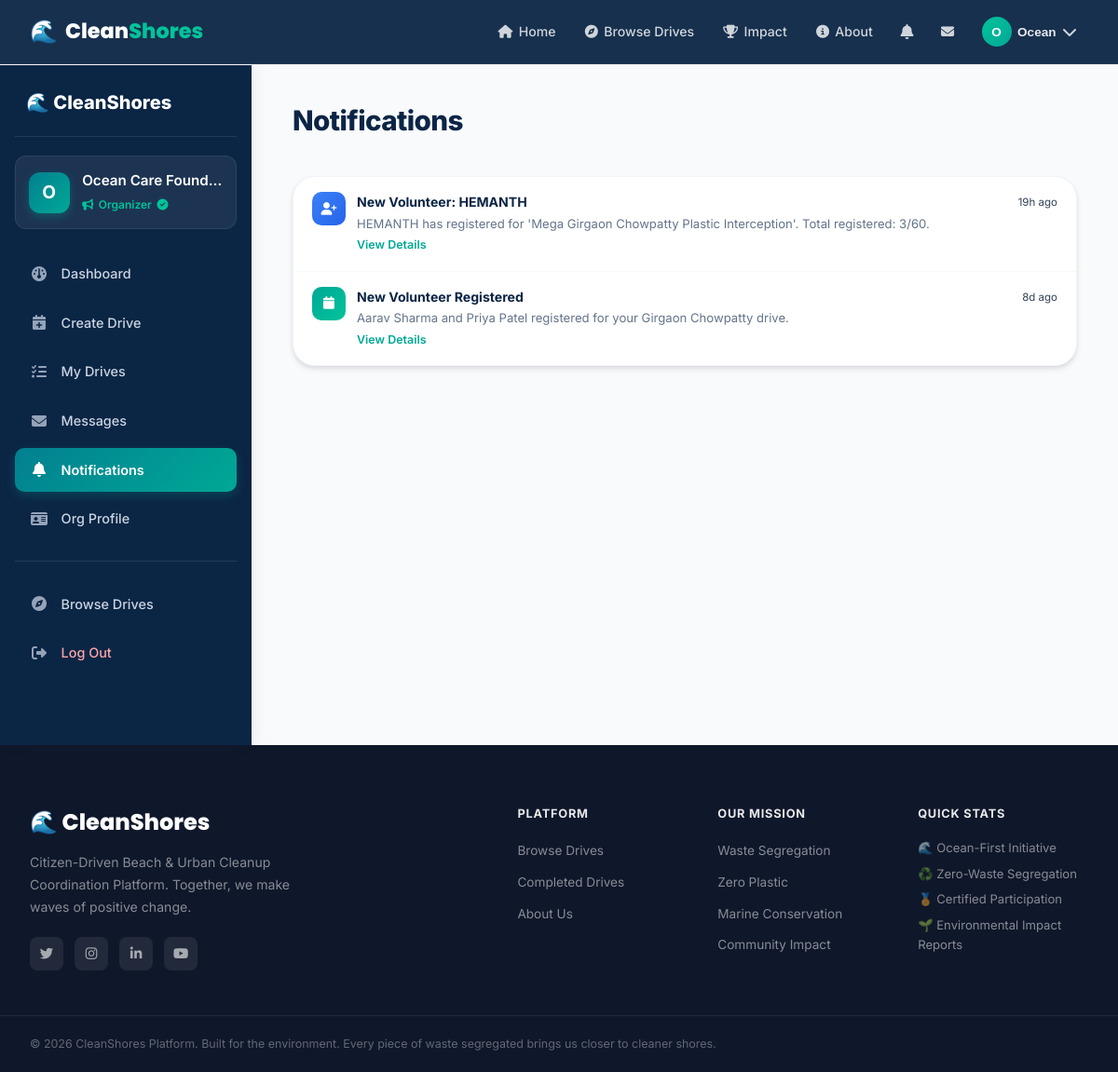
The page /organizer/notifications (signed in) on the database its author committed.
### models/user.py (models this page shows, shortened)
class User(db.Model):
    __tablename__ = 'users'
    id = db.Column(db.Integer, primary_key=True)
    username = db.Column(db.String(80), unique=True, nullable=False, index=True)
    email = db.Column(db.String(120), unique=True, nullable=False, index=True)
    password_hash = db.Column(db.String(255), nullable=False)
    full_name = db.Column(db.String(120), nullable=False)
    phone = db.Column(db.String(20), nullable=True)
    role = db.Column(db.String(20), nullable=False, default='volunteer')  # 'organizer', 'volunteer', 'admin'
    profile_pic = db.Column(db.String(255), nullable=True)
    bio = db.Column(db.Text, nullable=True)
    location = db.Column(db.String(120), nullable=True)
    college_or_org = db.Column(db.String(150), nullable=True)
    skills_interests = db.Column(db.String(255), nullable=True)  # e.g., 'Waste Segregation, First Aid, Photography'
    is_active = db.Column(db.Boolean, default=True)
    created_at = db.Column(db.DateTime, default=datetime.utcnow)
    drives_organized = db.relationship('Drive', backref='organizer', lazy='dynamic', cascade='all, delete-orphan')
    participations = db.relationship('Participation', backref='volunteer', lazy='dynamic', cascade='all, delete-orphan')
    verification = db.relationship('OrganizerVerification', foreign_keys='OrganizerVerification.user_id', backref='user', uselist=False, cascade='all, delete-orphan')
    notifications = db.relationship('Notification', backref='user', lazy='dynamic', cascade='all, delete-orphan')
    sent_messages = db.relationship('Message', foreign_keys='Message.sender_id', backref='sender', lazy='dynamic')
    received_messages = db.relationship('Message', foreign_keys='Message.recipient_id', backref='recipient', lazy='dynamic')
    @property
    def is_verified(self):
        if self.role in ('admin', 'organizer'):
            return True
        return False

### models/notification.py (models this page shows, shortened)
class Notification(db.Model):
    __tablename__ = 'notifications'
    id = db.Column(db.Integer, primary_key=True)
    user_id = db.Column(db.Integer, db.ForeignKey('users.id', ondelete='CASCADE'), nullable=False)
    title = db.Column(db.String(150), nullable=False)
    message = db.Column(db.Text, nullable=False)
    link = db.Column(db.String(255), nullable=True)
    notification_type = db.Column(db.String(50), default='system')  # 'registration', 'drive_update', 'verification', 'message', 'certificate'
    is_read = db.Column(db.Boolean, default=False)
    created_at = db.Column(db.DateTime, default=datetime.utcnow)

### routes/organizer.py (the view)
@organizer_bp.route('/notifications')
@organizer_only
def notifications():
    user = get_current_user()
    notifs = Notification.query.filter_by(user_id=user.id).order_by(Notification.created_at.desc()).all()
    for n in notifs:
        n.is_read = True
    db.session.commit()
    return render_template('organizer/notifications.html', user=user, notifications=notifs)

### routes/auth.py (called while the page is built)
def get_current_user():
    if 'user_id' in session:
        return User.query.get(session['user_id'])
    return None

### routes/organizer.py (called while the page is built)
def organizer_only(f):
    from functools import wraps
    @wraps(f)
    def decorated(*args, **kwargs):
        if 'user_id' not in session or session.get('role') != 'organizer':
            flash('Organizer access only.', 'danger')
            return redirect(url_for('main.index'))
        return f(*args, **kwargs)
    return decorated

### templates/organizer/notifications.html (shortened to what this page needs)
{% extends "base.html" %}
{% block body_class %}dashboard-page{% endblock %}
{% block content %}
<div class="dashboard-layout">
    {% include 'organizer/_sidebar.html' %}
    <div class="dashboard-main">
        <div class="dashboard-topbar">
            <h1 class="dashboard-page-title">Notifications</h1>
        </div>
        {% if notifications %}
        <div class="notif-list notif-list-full">
            {% for n in notifications %}
            <div class="notif-item {% if not n.is_read %}notif-unread{% endif %} notif-item-{{ n.notification_type }}">
                <div class="notif-item-icon">
                    <i class="fa-solid {{ {'registration': 'fa-user-plus', 'drive_update': 'fa-calendar', 'verification': 'fa-shield-halved', 'message': 'fa-envelope', 'certificate': 'fa-award', 'system': 'fa-bell'}.get(n.notification_type, 'fa-bell') }}"></i>
                </div>
                <div class="notif-item-body">
                    <strong>{{ n.title }}</strong>
                    <p>{{ n.message }}</p>
                    {% if n.link %}<a href="{{ n.link }}" class="notif-action-link">View Details</a>{% endif %}
                </div>
                <div class="notif-item-time">{{ n.created_at | timesince }}</div>
            </div>
            {% endfor %}
        </div>
        {% else %}
        <div class="empty-state"><div class="empty-icon">🔔</div><h3>All caught up!</h3><p>No notifications to show.</p></div>
        {% endif %}
    </div>
</div>
{% endblock %}

### templates/base.html (shortened to what this page needs)
<!DOCTYPE html>
<html lang="en">
<head>
    <link rel="stylesheet" href="https://cdnjs.cloudflare.com/ajax/libs/font-awesome/6.5.0/css/all.min.css">
    <link rel="stylesheet" href="{{ url_for('static', filename='css/style.css') }}">
    <link rel="stylesheet" href="{{ url_for('static', filename='css/dashboard.css') }}">
    <link rel="stylesheet" href="{{ url_for('static', filename='css/responsive.css') }}">
</head>
<body class="{% block body_class %}{% endblock %}">
<nav class="cs-nav" id="mainNav">
    <div class="nav-container">
        <a href="{{ url_for('index') }}" class="nav-brand">
            <span class="brand-icon">🌊</span>
            <span class="brand-text">Clean<span class="brand-accent">Shores</span></span>
        </a>
        <div class="nav-links" id="navLinks">
            <a href="{{ url_for('index') }}" class="nav-link {% if request.endpoint == 'index' %}active{% endif %}">
                <i class="fa-solid fa-house"></i> Home
            </a>
            <a href="{{ url_for('drives.browse_drives') }}" class="nav-link {% if 'browse' in (request.endpoint or '') %}active{% endif %}">
                <i class="fa-solid fa-compass"></i> Browse Drives
            </a>
            <a href="{{ url_for('drives.completed_drives') }}" class="nav-link">
                <i class="fa-solid fa-trophy"></i> Impact
            </a>
            <a href="{{ url_for('about') }}" class="nav-link {% if request.endpoint == 'about' %}active{% endif %}">
                <i class="fa-solid fa-circle-info"></i> About
            </a>
            {% if current_user %}
                <div class="nav-notification" id="notifDropdown">
                    <button class="notif-btn" onclick="toggleNotifDropdown()">
                        <i class="fa-solid fa-bell"></i>
                    </button>
                </div>
                {% if current_user.role == 'organizer' %}
                <a href="{{ url_for('organizer.messages') }}" class="nav-link nav-icon-link">
                    <i class="fa-solid fa-envelope"></i>
                </a>
                {% elif current_user.role == 'volunteer' %}
                <a href="{{ url_for('volunteer.messages') }}" class="nav-link nav-icon-link">
                    <i class="fa-solid fa-envelope"></i>
                    {% if unread_messages > 0 %}<span class="notif-badge">{{ unread_messages }}</span>{% endif %}
                </a>
                {% endif %}
                <div class="nav-user-menu" id="userMenu">
                    <button class="user-btn" onclick="toggleUserMenu()">
                        <div class="user-avatar">{{ current_user.full_name[0].upper() }}</div>
                        <span class="user-name-short">{{ current_user.full_name.split()[0] }}</span>
                        <i class="fa-solid fa-chevron-down"></i>
                    </button>
                </div>
            {% endif %}
        </div>
    </div>
</nav>
<main>
    {% block content %}{% endblock %}
</main>
<footer class="cs-footer">
    <div class="footer-container">
        <div class="footer-brand">
            <div class="footer-logo">🌊 CleanShores</div>
            <p>Citizen-Driven Beach & Urban Cleanup Coordination Platform. Together, we make waves of positive change.</p>
            <div class="footer-social">
                <a href="#" title="Twitter"><i class="fa-brands fa-twitter"></i></a>
                <a href="#" title="Instagram"><i class="fa-brands fa-instagram"></i></a>
                <a href="#" title="LinkedIn"><i class="fa-brands fa-linkedin-in"></i></a>
                <a href="#" title="YouTube"><i class="fa-brands fa-youtube"></i></a>
            </div>
        </div>
        <div class="footer-links">
            <div class="footer-col">
                <h4>Platform</h4>
                <ul>
                    <li><a href="{{ url_for('drives.browse_drives') }}">Browse Drives</a></li>
                    <li><a href="{{ url_for('drives.completed_drives') }}">Completed Drives</a></li>
                    <li><a href="{{ url_for('about') }}">About Us</a></li>
                </ul>
            </div>
            <div class="footer-col">
                <h4>Our Mission</h4>
                <ul>
                    <li><a href="#">Waste Segregation</a></li>
                    <li><a href="#">Zero Plastic</a></li>
                    <li><a href="#">Marine Conservation</a></li>
                    <li><a href="#">Community Impact</a></li>
                </ul>
            </div>
            <div class="footer-col">
                <h4>Quick Stats</h4>
                <div class="footer-stats">
                    <div class="footer-stat">🌊 Ocean-First Initiative</div>
                    <div class="footer-stat">♻️ Zero-Waste Segregation</div>
                    <div class="footer-stat">🏅 Certified Participation</div>
                    <div class="footer-stat">🌱 Environmental Impact Reports</div>
                </div>
            </div>
        </div>
    </div>
    <div class="footer-bottom">
        <p>&copy; 2026 CleanShores Platform. Built for the environment. Every piece of waste segregated brings us closer to cleaner shores.</p>
    </div>
</footer>
</body>
</html>

### templates/organizer/_sidebar.html (shortened to what this page needs)
<aside class="dashboard-sidebar">
    <div class="sidebar-brand">
        <a href="{{ url_for('index') }}">🌊 CleanShores</a>
    </div>
    <div class="sidebar-user">
        <div class="sidebar-avatar">{{ current_user.full_name[0].upper() }}</div>
        <div class="sidebar-user-info">
            <span class="sidebar-user-name">{{ current_user.full_name }}</span>
            <span class="sidebar-user-role">
                <i class="fa-solid fa-bullhorn"></i> Organizer
                {% if current_user.is_verified %}
                <i class="fa-solid fa-circle-check" style="color:#02C39A;" title="Verified"></i>
                {% endif %}
            </span>
        </div>
    </div>
    <nav class="sidebar-nav">
        <a href="{{ url_for('organizer.dashboard') }}" class="sidebar-link {% if request.endpoint == 'organizer.dashboard' %}active{% endif %}">
            <i class="fa-solid fa-gauge"></i> <span>Dashboard</span>
        </a>
        <a href="{{ url_for('organizer.create_drive') }}" class="sidebar-link {% if request.endpoint == 'organizer.create_drive' %}active{% endif %}">
            <i class="fa-solid fa-calendar-plus"></i> <span>Create Drive</span>
        </a>
        <a href="{{ url_for('organizer.my_drives') }}" class="sidebar-link {% if request.endpoint == 'organizer.my_drives' %}active{% endif %}">
            <i class="fa-solid fa-list-check"></i> <span>My Drives</span>
        </a>
        <a href="{{ url_for('organizer.messages') }}" class="sidebar-link {% if request.endpoint == 'organizer.messages' %}active{% endif %}">
            <i class="fa-solid fa-envelope"></i> <span>Messages</span>
        </a>
        <a href="{{ url_for('organizer.notifications') }}" class="sidebar-link {% if request.endpoint == 'organizer.notifications' %}active{% endif %}">
            <i class="fa-solid fa-bell"></i> <span>Notifications</span>
        </a>
        <a href="{{ url_for('organizer.verification') }}" class="sidebar-link {% if request.endpoint == 'organizer.verification' %}active{% endif %}">
            <i class="fa-solid fa-id-card"></i> <span>Org Profile</span>
        </a>
        <div class="sidebar-divider"></div>
        <a href="{{ url_for('drives.browse_drives') }}" class="sidebar-link">
            <i class="fa-solid fa-compass"></i> <span>Browse Drives</span>
        </a>
        <a href="{{ url_for('auth.logout') }}" class="sidebar-link sidebar-link-logout">
            <i class="fa-solid fa-right-from-bracket"></i> <span>Log Out</span>
        </a>
    </nav>
</aside>

### static/css/dashboard.css (style rules this page uses)
.dashboard-layout { display: flex; min-height: calc(100vh - 70px); margin-top: 70px; background: #f8fafc; }
.dashboard-sidebar { width: 270px; flex-shrink: 0; background: #0b2545; color: #ffffff; display: flex; flex-direction: column; padding: 1.5rem 1rem; position: sticky; top: 70px; height: calc(100vh - 70px); overflow-y: auto; box-shadow: 4px 0 15px rgba(0, 0, 0, 0.05); }
.sidebar-brand { padding: 0 0.75rem 1.25rem; border-bottom: 1px solid rgba(255, 255, 255, 0.1); margin-bottom: 1.25rem; }
.sidebar-brand a { color: #ffffff; font-size: 1.25rem; font-weight: 800; text-decoration: none; display: flex; align-items: center; gap: 0.5rem; }
.sidebar-user { display: flex; align-items: center; gap: 0.85rem; padding: 0.85rem; background: rgba(255, 255, 255, 0.07); border-radius: 12px; margin-bottom: 1.5rem; border: 1px solid rgba(255, 255, 255, 0.08); }
.sidebar-avatar { width: 44px; height: 44px; border-radius: 12px; background: linear-gradient(135deg, #028090, #00a896); display: flex; align-items: center; justify-content: center; font-weight: 700; font-size: 1.2rem; color: #ffffff; flex-shrink: 0; box-shadow: 0 4px 10px rgba(0, 168, 150, 0.3); }
.sidebar-user-info { overflow: hidden; }
.sidebar-user-name { display: block; font-weight: 600; font-size: 0.95rem; color: #ffffff; white-space: nowrap; overflow: hidden; text-overflow: ellipsis; }
.sidebar-user-role { display: inline-flex; align-items: center; gap: 0.35rem; font-size: 0.75rem; color: #02c39a; font-weight: 600; text-transform: capitalize; }
.sidebar-nav { display: flex; flex-direction: column; gap: 0.35rem; flex-grow: 1; }
.sidebar-link { display: flex; align-items: center; gap: 0.85rem; padding: 0.75rem 1rem; color: #cbd5e1; text-decoration: none; border-radius: 10px; font-weight: 500; font-size: 0.9rem; transition: all 0.2s ease; }
.sidebar-link i { width: 20px; font-size: 1rem; text-align: center; color: #94a3b8; transition: color 0.2s ease; }
.sidebar-link.active { background: linear-gradient(135deg, #028090, #00a896); color: #ffffff; font-weight: 600; box-shadow: 0 4px 12px rgba(0, 168, 150, 0.25); }
.sidebar-link.active i { color: #ffffff; }
.sidebar-divider { height: 1px; background: rgba(255, 255, 255, 0.1); margin: 1rem 0; }
.sidebar-link-logout { color: #fca5a5; }
.dashboard-main { flex: 1; padding: 2.25rem 2.75rem; max-width: 1350px; width: 100%; }
.dashboard-topbar { display: flex; justify-content: space-between; align-items: center; flex-wrap: wrap; gap: 1.25rem; margin-bottom: 2rem; }
.dashboard-page-title { font-size: 1.85rem; font-weight: 800; color: #0b2545; letter-spacing: -0.02em; margin-bottom: 0.25rem; }

### rows shown on the page
User: full_name "O", full_name "Ocean", full_name "Ocean Care Found…"
Notification: title "New Volunteer: HEMANTH", message "HEMANTH has registered for 'Mega Girgaon Chowpatty Plastic Interception'. Total registered: 3/60.", created_at "19h ago"
Notification: title "New Volunteer Registered", message "Aarav Sharma and Priya Patel registered for your Girgaon Chowpatty drive.", created_at "8d ago"
